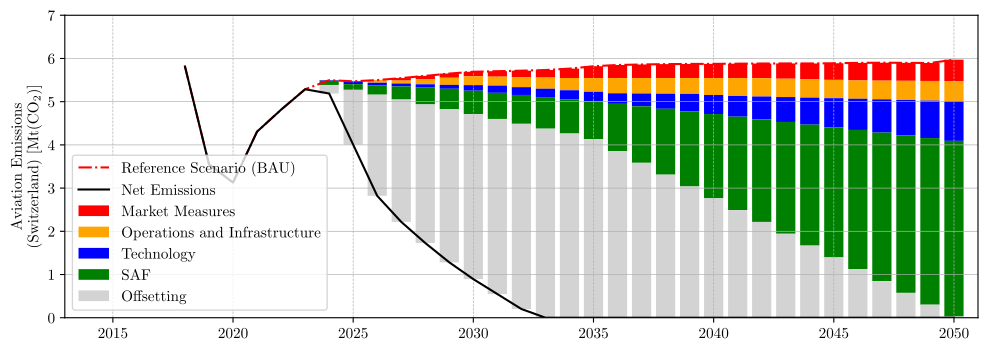

Source code (Python):
#%%
# runs code as interactive cell 

# IMPORTS #######################################

# plotting
import matplotlib.pyplot as plt

import matplotlib.font_manager as font_manager
# unit conversion
cm = 1/2.54 # for inches-cm conversion
# time manipulation
from datetime import datetime

# data science
import numpy as np
import pandas as pd
import scipy
from scipy.interpolate import interp1d

# i/o
from pathlib import PurePath, Path

# SETUP #########################################

plt.rcParams.update({
    "text.usetex": True,
    "font.family": "Arial",
    "font.sans-serif": "Computer Modern",
    'font.size': 11
})

# DATA IMPORT ###################################

df_Swiss = pd.read_excel(
    io = './data/data.xlsx',
    sheet_name = 'Swiss',
    usecols = lambda column: column in [
        'efficiency (x)',
        'efficiency (y)',
        'ops (x)',
        'ops (y)',
        'econ (x)',
        'econ (y)',
        'reduced (x)',
        'reduced (y)',
        'offset (x)',
        'offset (y)',
        'saf (x)',
        'saf (y)',
    ],
    dtype={
        'efficiency (x)': float,
        'efficiency (y)': float,
        'ops (x)': float,
        'ops (y)': float,
        'econ (x)': float,
        'econ (y)': float,
        'saf (x)': float,
        'saf (y)': float,
        'offset (x)': float,
        'offset (y)': float,
        'reduced (x)': float,
        'reduced (y)': float,
    },
    header = 0,
    engine = 'openpyxl',
    decimal=','
)

# DATA MANIPULATION #############################

# this is the new list of years
list_of_years: list[int] = [i for i in range(2018, 2050+1)]

def interpolate_1d_dataframe(
    df: pd.DataFrame,
    name_of_column_to_interpolate_x: str,
    name_of_column_to_interpolate_y: str,
    new_x_values: list[int],
) -> pd.DataFrame:
    df_interpolated = pd.DataFrame()
    df_interpolated['year'] = new_x_values
    interpolation_polynomial = interp1d(
        x = df[name_of_column_to_interpolate_x].dropna(), # 'NaN' values usually cause problems, so we remove them here
        y = df[name_of_column_to_interpolate_y].dropna(), # 'NaN' values usually cause problems, so we remove them here
    )
    df_interpolated['y'] = [interpolation_polynomial(x_value) for x_value in new_x_values]
    return df_interpolated

df_Swiss_efficiency: pd.DataFrame = interpolate_1d_dataframe(
    df = df_Swiss,
    name_of_column_to_interpolate_x ='efficiency (x)',
    name_of_column_to_interpolate_y ='efficiency (y)',
    new_x_values = list_of_years,
)

df_Swiss_ops: pd.DataFrame = interpolate_1d_dataframe(
    df = df_Swiss,
    name_of_column_to_interpolate_x ='ops (x)',
    name_of_column_to_interpolate_y ='ops (y)',
    new_x_values = list_of_years,
)

df_Swiss_saf: pd.DataFrame = interpolate_1d_dataframe(
    df = df_Swiss,
    name_of_column_to_interpolate_x ='saf (x)',
    name_of_column_to_interpolate_y ='saf (y)',
    new_x_values = list_of_years,
)

df_Swiss_offset: pd.DataFrame = interpolate_1d_dataframe(
    df = df_Swiss,
    name_of_column_to_interpolate_x ='offset (x)',
    name_of_column_to_interpolate_y ='offset (y)',
    new_x_values = list_of_years,
)

df_Swiss_reduced: pd.DataFrame = interpolate_1d_dataframe(
    df = df_Swiss,
    name_of_column_to_interpolate_x ='reduced (x)',
    name_of_column_to_interpolate_y ='reduced (y)',
    new_x_values = list_of_years,
)

df_Swiss_econ: pd.DataFrame = interpolate_1d_dataframe(
    df = df_Swiss,
    name_of_column_to_interpolate_x ='econ (x)',
    name_of_column_to_interpolate_y ='econ (y)',
    new_x_values = list_of_years,
)


# FIGURE ########################################

# SETUP ######################

fig, ax = plt.subplots(
    num = 'main',
    nrows = 1,
    ncols = 1,
    dpi = 300,
    figsize=(30*cm, 10*cm), # A4=(210x297)mm,
)

# AXIS SCALING ###############

# AXIS LIMITS ################

ax.set_ylim(0, 7)
ax.set_xlim(2013, 2051)

# TICKS AND LABELS ###########


# GRIDS ######################

ax.grid(which='both', axis='y', linestyle='-', linewidth = 0.5)
ax.grid(which='both', axis='x', linestyle='--', linewidth = 0.5)

# AXIS LABELS ################

ax.set_ylabel("Aviation Emissions \n (Switzerland) [Mt(CO$_2$)]")

# PLOTTING ###################

ax.bar(
    x = df_Swiss_econ['year'],
    height = df_Swiss_econ['y'] - df_Swiss_ops['y'],
    bottom = df_Swiss_ops['y'], 
    width=0.8,
    color = 'red',
    label = 'Market Measures',
)


ax.bar(
    x = df_Swiss_ops['year'],
    height = df_Swiss_ops['y'] - df_Swiss_efficiency['y'],
    bottom = df_Swiss_efficiency['y'], 
    width=0.8,
    color = 'orange',
    label = 'Operations and Infrastructure',
)

ax.bar(
    x = df_Swiss_efficiency['year'],
    height = df_Swiss_efficiency['y'] - df_Swiss_saf['y'],
    bottom = df_Swiss_saf['y'], 
    width=0.8,
    color = 'blue',
    label = 'Technology',
)

ax.bar(
    x = df_Swiss_saf['year'],
    height = df_Swiss_saf['y'] - df_Swiss_offset['y'],
    bottom = df_Swiss_offset['y'], 
    width=0.8,
    color = 'green',
    label = 'SAF',
)


ax.bar(
    x = df_Swiss_offset['year'],
    height = df_Swiss_offset['y'] - df_Swiss_reduced['y'],
    bottom = df_Swiss_reduced['y'], 
    width=0.8,
    color = 'lightgrey',
    label = 'Offsetting',
)

ax.plot(
    df_Swiss_econ['year'],
    df_Swiss_econ['y'],
    label = 'Reference Scenario (BAU)',
    color = 'red',
    linestyle = '-.',
)
ax.plot(
    df_Swiss_reduced['year'],
    df_Swiss_reduced['y'],
    label = 'Net Emissions',
    color = 'black'
)

# LEGEND ####################

ax.legend(
    loc = 'lower left',
)

# EXPORT #########################################

import os 
file_path = os.path.abspath(__file__)
file_name = os.path.splitext(os.path.basename(file_path))[0]
figure_name: str = str(file_name + '.pdf')

plt.savefig(
    fname = figure_name,
    format="pdf",
    bbox_inches='tight',
    transparent = False
)
# %%
